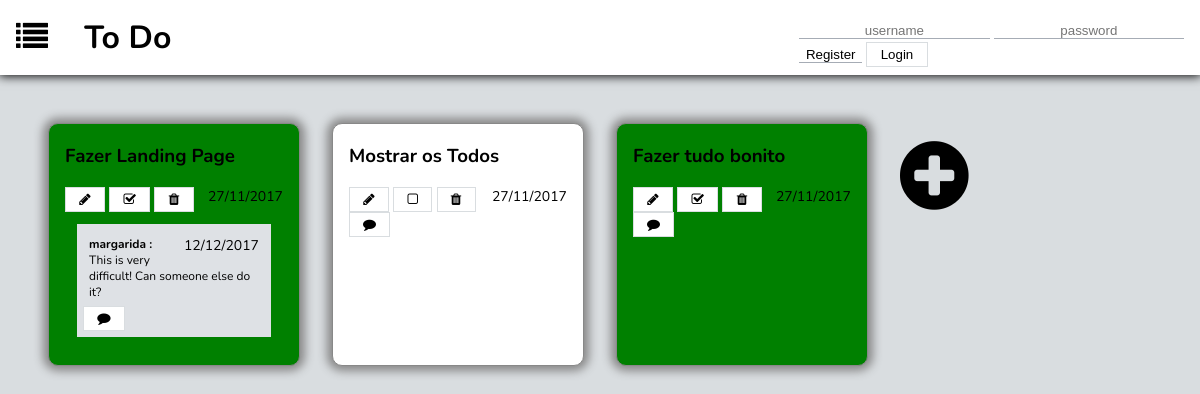
Page /list_page.php?list_id=1 on the committed database.
### tables this page shows
CREATE TABLE users (
	usr_id INTEGER PRIMARY KEY AUTOINCREMENT,
	usr_username VARCHAR UNIQUE,
	usr_name VARCHAR NOT NULL,
	usr_email VARCHAR NOT NULL,
	usr_image VARCHAR NOT NULL,
	usr_password VARCHAR NOT NULL
);

### list_page.php (called while the page is built, shortened)
<?php
	include_once('includes/init.php');
	include_once('database/list.php');
	$todos = getListTodos($_GET['list_id']);
	$comments = array();
	foreach ($todos as $todo) {
		$comments[$todo['todo_id']] = getTodoComments($todo['todo_id']);
	}
	include_once('templates/common/header_todos_list.php');
	include_once('templates/todos/show_todos.php');
	include_once('templates/common/footer.php');
?>

### database/list.php (called while the page is built, shortened)
<?php
	function getListTodos($list_id){
		global $dbh;
		$stmt = $dbh->prepare("SELECT todos.todo_id, todos.name, todos.limit_date, todos.done FROM todos, hasItems, lists
								WHERE lists.id = hasItems.list_id AND hasItems.todo_id = todos.todo_id AND lists.id = ?");
		$stmt->execute(array($list_id));
		return $stmt->fetchAll();
	}
	function getTodoComments($todo_id){
		global $dbh;
		$stmt = $dbh->prepare("SELECT users.usr_username, comments.date_written, comments.comment_text
								FROM comments, users WHERE todo_id = ? AND comments.usr_id = users.usr_id");
		$stmt->execute(array($todo_id));
		return $stmt->fetchAll();
	}
?>

### templates/todos/show_todos.php (the view, shortened to what this page needs)
<div id="todos_only">
	<?php foreach ($todos as $todo) { ?>
		<?php
		if($todo['done'] == 1)
			$check = 'check';
		else
			$check = 'not_check';
		?>
		<div id=<?= $todo['todo_id']?> class="todo_only <?= $check ?>">
			<h3><?= $todo['name']?></h3>
			<span><?= date_format(date_create($todo['limit_date']), "d/m/Y")?></span>
				<button name="Edit"><i class="fa fa-pencil" aria-hidden="true"></i></button>
			<?php if($todo['done'] == 1){?>
				<button name="Check"><i class="fa fa-check-square-o" aria-hidden="true"></i></button>
			<?php } else {?>
				<button name="Check"><i class="fa fa-square-o" aria-hidden="true"></i></button>
			<?php } ?>
				<button name="Remove"><i class="fa fa-1x fa-trash" aria-hidden="true"></i></button>
				<?php
					if(sizeof($comments[$todo['todo_id']]) > 0)
						$class = "comments";
					else
						$class = "no_comments";
				?>
				<div class=<?= $class ?>>
					<?php foreach($comments[$todo['todo_id']] as $comment){?>
						<div class="comment">
							<p><?=$comment['usr_username']?></p>
							<span><?=date_format(date_create($comment['date_written']), "d/m/Y")?></span>
							<p><?=$comment['comment_text']?></p>
						</div>
					<?php } ?>
					<button><i class="fa fa-comment" aria-hidden="true"></i></button>
				</div>
		</div>
	<?php } ?>
	<div id="ultimo">
		<a href="#"><i class="fa fa-plus-circle" aria-hidden="true"></i></a>
	</div>
</div>

### css/list_page.css (style rules this page uses)
body { background-color: #d9dde0; font-family: 'Nunito', sans-serif; margin: 0; }
a { text-decoration: none; color: black; }
button, input[type="Submit"] { padding: 0.3em 1em; background-color: white; border: 1px solid #d9dde0; color: black; }
#todos_only { margin: 2em; display: grid; grid-template-columns: 25% 25% 25% 25%; grid-template-rows: auto; }
#todos_only > * { display: inline-block; margin: 1em 1em; }
.todo_only { background-color: white; padding: 0 1em 1em 1em; margin: 0 auto; border: 1px solid #888888; border-radius: 10px; box-shadow: 0px 0px 10px 5px #888888; transition: transform 0.5s; }
.todo_only span { font-size: 14px; float: right; }
#ultimo a { font-size: 5em; max-width: 10em; }
.check { background-color: green; }
.not_check { background-color: white; }
.comments { background-color: #dee1e5; margin: 1em; padding: 0.5em; font-size: 12px; overflow-y: auto; max-height: 10em; }
.no_comments { background-color: white; display: inline-block; }
.no_comments button { font-size: 13px; }
.comment { margin: 0.5em; }
.comment p { margin: 0; }
.comment p:first-child { font-weight: bold; display: inline-block; }
.comment p:first-child:after { content: " :"; }

### rows in the picture
users: usr_username "margarida", date_written "12/12/2017", comment_text "This is very difficult! Can someone else do it?"

### other values in the picture
$todo['name'] "Fazer Landing Page"
date_format(date_create($todo['limit_date']), "d/m/Y") "27/11/2017"
$todo['name'] "Mostrar os Todos"
$todo['name'] "Fazer tudo bonito"
